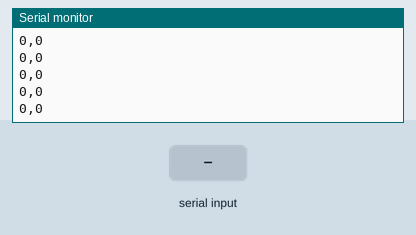
The sketch below on a simulated Arduino Uno, built with avr-gcc and run on an emulated ATmega328P. Shown: the last lines printed to the serial monitor. Inputs (shaded band) come from the test bench.

Above: at 1.2 s.
1.3 s: "90,45\n" received over Serial
At 2.4 s:
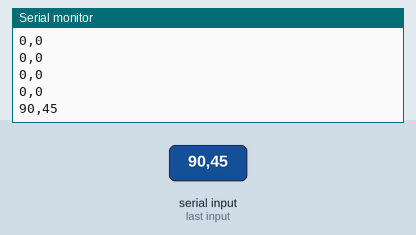
4.3 s: "30,150\n" received over Serial
At 5.9 s:
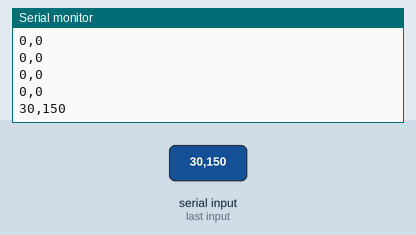
Timing chart, 0 to 7.4 s (numbered marks = the images above; inputs shaded):
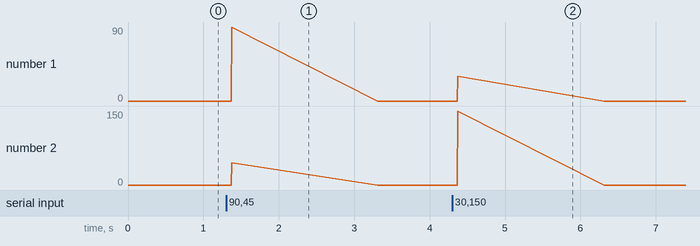

The sketch:

SerialRead.ino
```cpp
int x,y;

void setup() {
  // put your setup code here, to run once:
  Serial.begin(9600);
}

void loop() {
  // put your main code here, to run repeatedly:
  if (Serial.available() > 0)
  {
    x = Serial.parseInt();
    y = Serial.parseInt();

  }
  Serial.print(x);
  Serial.print(",");
  Serial.println(y);
}
```

Measured:
- after the input at 1.3 s, the serial monitor: prints a new line after 0.07 s (image 1)
- after the input at 4.3 s, the serial monitor: prints a new line after 0.07 s (image 2)
